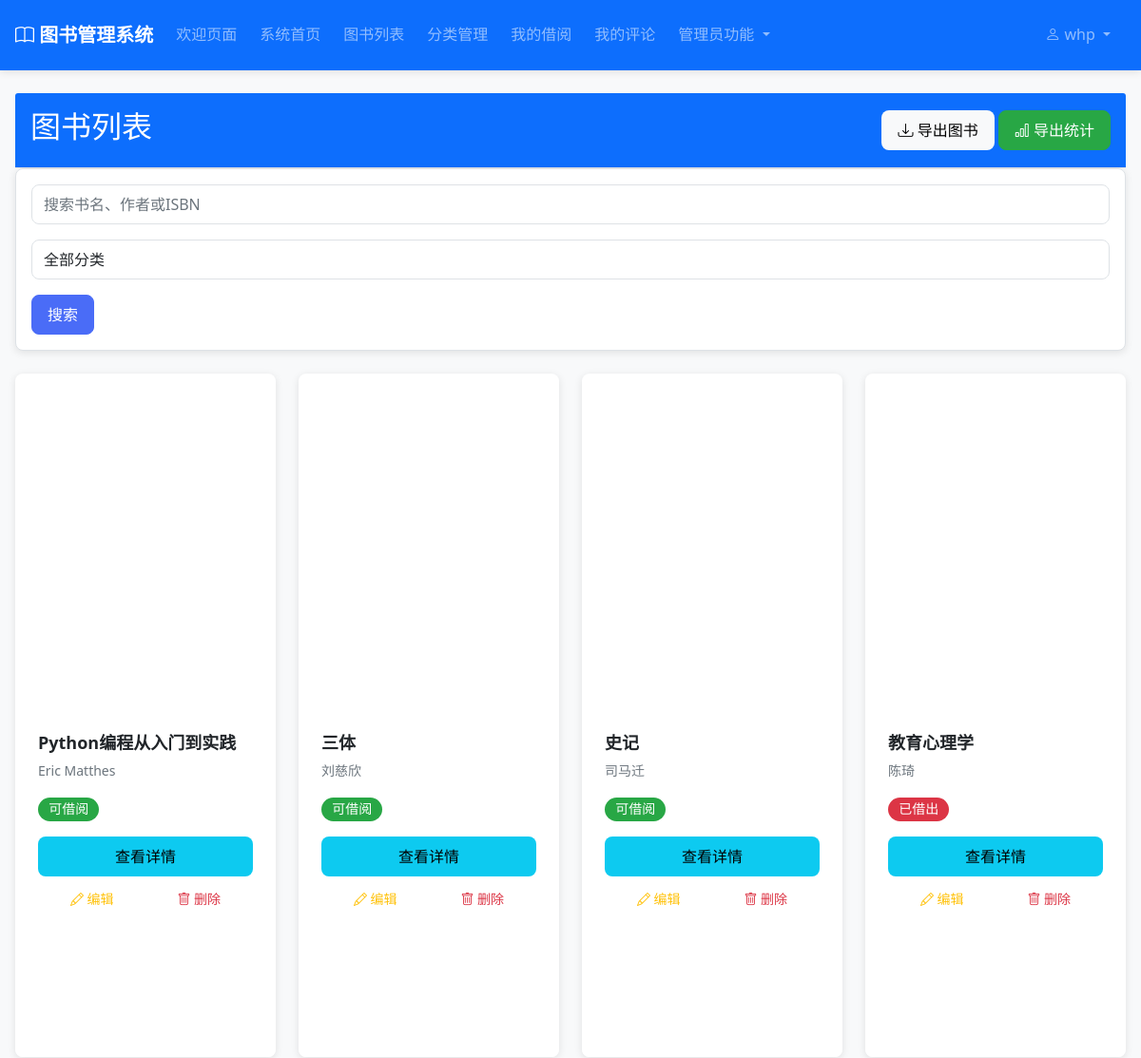
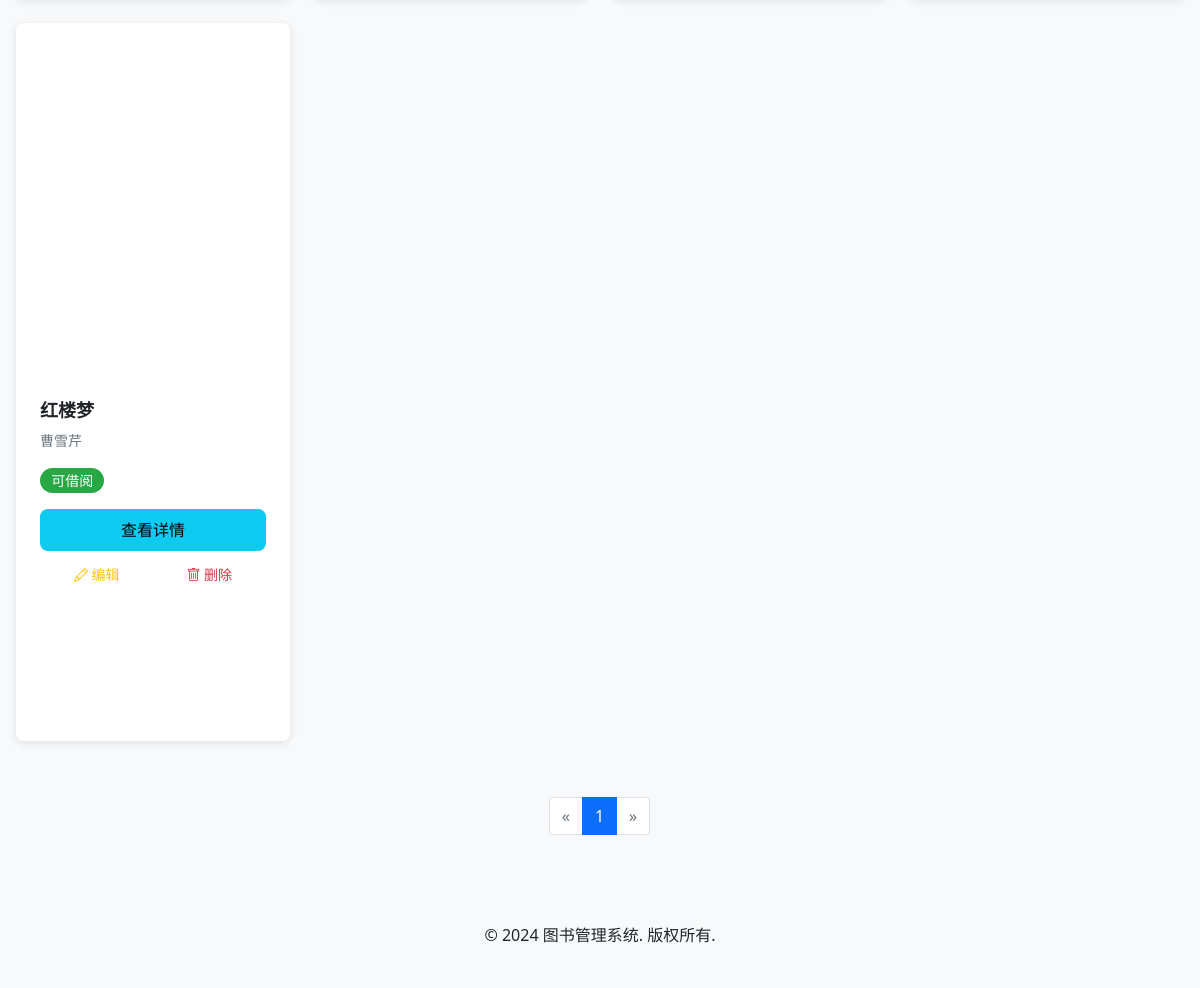
Page /books/list/ (signed in) on the committed database (2 pictures, top to bottom).
### accounts/models.py (models this page shows, shortened)
class CustomUser(AbstractUser):
    ROLE_CHOICES = [
        ('admin', '管理员'),
        ('user', '普通用户'),
    ]
    role = models.CharField(max_length=10, choices=ROLE_CHOICES, default='user', verbose_name='角色')
    phone = models.CharField(max_length=20, blank=True, null=True, verbose_name='电话')
    address = models.TextField(blank=True, null=True, verbose_name='地址')
    birth_date = models.DateField(blank=True, null=True, verbose_name='出生日期')
    created_at = models.DateTimeField(auto_now_add=True, verbose_name='创建时间')
    updated_at = models.DateTimeField(auto_now=True, verbose_name='更新时间')
    class Meta:
        verbose_name = '用户'
        verbose_name_plural = '用户'
    @property
    def is_admin(self):
        return self.role == 'admin'

### books/models.py (models this page shows, shortened)
class Book(models.Model):
    STATUS_CHOICES = [
        ('available', '可借阅'),
        ('borrowed', '已借出'),
        ('maintenance', '维护中'),
        ('lost', '丢失'),
    ]
    title = models.CharField(max_length=200, verbose_name='书名')
    author = models.CharField(max_length=100, verbose_name='作者')
    isbn = models.CharField(max_length=20, unique=True, verbose_name='ISBN')
    publisher = models.CharField(max_length=100, blank=True, null=True, verbose_name='出版社')
    publication_date = models.DateField(blank=True, null=True, verbose_name='出版日期')
    category = models.ForeignKey(Category, on_delete=models.PROTECT, null=True, blank=True, verbose_name='分类')
    description = models.TextField(blank=True, null=True, verbose_name='描述')
    cover_image = models.ImageField(upload_to='book_covers/', blank=True, null=True, verbose_name='封面图片')
    total_copies = models.PositiveIntegerField(default=1, verbose_name='总册数')
    available_copies = models.PositiveIntegerField(default=1, verbose_name='可借册数')
    location = models.CharField(max_length=50, blank=True, null=True, verbose_name='书架位置')
    status = models.CharField(max_length=20, choices=STATUS_CHOICES, default='available', verbose_name='状态')
    created_at = models.DateTimeField(auto_now_add=True, verbose_name='创建时间')
    updated_at = models.DateTimeField(auto_now=True, verbose_name='更新时间')
    class Meta:
        verbose_name = '图书'
        verbose_name_plural = '图书'
    @property
    def cover_image_url(self):
        if self.cover_image and hasattr(self.cover_image, 'url'):
            try:
                import os
                from django.conf import settings
                image_path = os.path.join(settings.MEDIA_ROOT, self.cover_image.name)
                if os.path.exists(image_path):
                    return self.cover_image.url
            except:
                pass
        return static('images/default-book-cover.png')

### books/views.py (the view)
# urls.py: path('list/', views.book_list, name='book_list'),
@login_required
def book_list(request):
    query = request.GET.get('q', '')
    category_id = request.GET.get('category', '')
    page_number = request.GET.get('page', 1)
    try:
        cache.clear('books')
    except Exception:
        pass  # 如果缓存清理失败，继续执行
    books = Book.objects.all().order_by('title')
    if query:
        books = books.filter(
            Q(title__icontains=query) |
            Q(author__icontains=query) |
            Q(isbn__icontains=query)
        )
    if category_id:
        books = books.filter(category_id=category_id)
    paginator = Paginator(books, 12)
    try:
        page_number = int(page_number)
    except (ValueError, TypeError):
        page_number = 1
    page_obj = paginator.get_page(page_number)
    categories = list(Book.objects.values('category__name', 'category__id').filter(category__isnull=False).distinct())
    return render(request, 'books/book_list.html', {
        'page_obj': page_obj,
        'query': query,
        'selected_category': category_id,
        'categories': categories
    })

### library_management/cache.py (called while the page is built)
    def clear(self, namespace: Optional[str] = None) -> None:
        with self._lock:
            if namespace:
                namespace_prefix = f"{namespace}:"
                keys_to_delete = [k for k in self._cache.keys() if k.startswith(namespace_prefix)]
                for key in keys_to_delete:
                    del self._cache[key]
                    if key in self._lru:
                        del self._lru[key]
                    self._stats['deletes'] += 1
            else:
                self._cache.clear()
                self._lru.clear()
                self._stats['deletes'] += len(self._cache)

### templates/books/book_list.html (shortened to what this page needs)
{% extends 'base.html' %}
{% block content %}
<div class="container mt-4">
    <div class="card-header bg-primary text-white d-flex justify-content-between align-items-center">
        <h2>图书列表</h2>
        {% if user.is_admin %}
        <div>
            <a href="{% url 'books:export_books' %}" class="btn btn-light">
                <i class="bi bi-download"></i> 导出图书
            </a>
            <a href="{% url 'books:export_statistics' %}" class="btn btn-success">
                <i class="bi bi-bar-chart"></i> 导出统计
            </a>
        </div>
        {% endif %}
    </div>
    <div class="card mb-4">
        <div class="card-body">
            <form method="get" class="form-inline">
                <div class="form-group mr-2">
                    <input type="text" name="q" value="{{ request.GET.q }}" placeholder="搜索书名、作者或ISBN" class="form-control">
                </div>
                <div class="form-group mr-2">
                    <select name="category" class="form-control">
                        <option value="">全部分类</option>
                    </select>
                </div>
                <button type="submit" class="btn btn-primary">搜索</button>
            </form>
        </div>
    </div>
    {% if page_obj %}
    <div class="row">
        {% for book in page_obj %}
        {% if book.id %}
        <div class="col-md-3 mb-4">
            <div class="card book-card">
                <div class="card-body">
                    <h5 class="card-title">{{ book.title }}</h5>
                    <p class="card-text text-muted">{{ book.author }}</p>
                    <p class="card-text">
                        {% if book.available_copies > 0 %}
                        <span class="badge badge-success">可借阅</span>
                        {% else %}
                        <span class="badge badge-danger">已借出</span>
                        {% endif %}
                    </p>
                    <div class="d-grid gap-2">
                        <a href="{% url 'books:book_detail' book.id %}" class="btn btn-info">查看详情</a>
                        {% if user.is_authenticated and user.is_admin %}
                        <div class="btn-group" role="group">
                            <a href="{% url 'books:book_update' book.id %}" class="btn btn-outline-warning btn-sm">
                                <i class="bi bi-pencil"></i> 编辑
                            </a>
                            <a href="{% url 'books:book_delete' book.id %}" class="btn btn-outline-danger btn-sm">
                                <i class="bi bi-trash"></i> 删除
                            </a>
                        </div>
                        {% endif %}
                    </div>
                </div>
            </div>
        </div>
        {% endif %}
        {% endfor %}
    </div>
    <nav aria-label="Page navigation" class="mt-4">
        <ul class="pagination justify-content-center">
            {% if page_obj.has_previous %}
            <li class="page-item">
                <a class="page-link" href="?page={{ page_obj.previous_page_number }}{% if request.GET.q %}&q={{ request.GET.q }}{% endif %}{% if request.GET.category %}&category={{ request.GET.category }}{% endif %}" aria-label="Previous">
                    <span aria-hidden="true">&laquo;</span>
                </a>
            </li>
            {% else %}
            <li class="page-item disabled">
                <a class="page-link" href="#" aria-label="Previous">
                    <span aria-hidden="true">&laquo;</span>
                </a>
            </li>
            {% endif %}
            {% for num in page_obj.paginator.page_range %}
            {% if page_obj.number == num %}
            <li class="page-item active">
                <a class="page-link" href="?page={{ num }}{% if request.GET.q %}&q={{ request.GET.q }}{% endif %}{% if request.GET.category %}&category={{ request.GET.category }}{% endif %}">{{ num }}</a>
            </li>
            {% else %}
            <li class="page-item">
                <a class="page-link" href="?page={{ num }}{% if request.GET.q %}&q={{ request.GET.q }}{% endif %}{% if request.GET.category %}&category={{ request.GET.category }}{% endif %}">{{ num }}</a>
            </li>
            {% endif %}
            {% endfor %}
            {% if page_obj.has_next %}
            <li class="page-item">
                <a class="page-link" href="?page={{ page_obj.next_page_number }}{% if request.GET.q %}&q={{ request.GET.q }}{% endif %}{% if request.GET.category %}&category={{ request.GET.category }}{% endif %}" aria-label="Next">
                    <span aria-hidden="true">&raquo;</span>
                </a>
            </li>
            {% else %}
            <li class="page-item disabled">
                <a class="page-link" href="#" aria-label="Next">
                    <span aria-hidden="true">&raquo;</span>
                </a>
            </li>
            {% endif %}
        </ul>
    </nav>
    {% else %}
    <div class="alert alert-info" role="alert">
        没有找到符合条件的图书
    </div>
    {% endif %}
</div>
{% endblock %}

### templates/base.html (shortened to what this page needs)
<!DOCTYPE html>
<html lang="zh-hans">
<head>
    <link href="https://cdn.jsdelivr.net/npm/bootstrap@5.1.3/dist/css/bootstrap.min.css"
          rel="stylesheet"
>
    <link href="https://cdn.jsdelivr.net/npm/bootstrap-icons@1.7.2/font/bootstrap-icons.min.css" rel="stylesheet">
    {% load static %}
    <link rel="stylesheet" href="{% static 'css/style.css' %}?v=1.0">
</head>
<body class="d-flex flex-column min-vh-100">
    <nav class="navbar navbar-expand-lg navbar-dark bg-primary">
        <div class="container">
            <a class="navbar-brand" href="{% url 'welcome' %}">
                <i class="bi bi-book"></i> 图书管理系统
            </a>
            <div class="collapse navbar-collapse" id="navbarNav">
                <ul class="navbar-nav">
                    <li class="nav-item active">
                        <a class="nav-link" href="{% url 'welcome' %}">欢迎页面</a>
                    </li>
                    {% if user.is_authenticated %}
                    <li class="nav-item">
                        <a class="nav-link" href="{% url 'home' %}">系统首页</a>
                    </li>
                    {% endif %}
                    <li class="nav-item">
                        <a class="nav-link" href="{% url 'books:book_list' %}">图书列表</a>
                    </li>
                    <li class="nav-item">
                        <a class="nav-link" href="{% url 'categories:category_list' %}">分类管理</a>
                    </li>
                    {% if user.is_authenticated %}
                    <li class="nav-item">
                        <a class="nav-link" href="{% url 'borrowing:my_records' %}">我的借阅</a>
                    </li>
                    <li class="nav-item">
                        <a class="nav-link" href="{% url 'reviews:my_reviews' %}">我的评论</a>
                    </li>
                    {% endif %}
                    {% if user.is_admin %}
                    <li class="nav-item dropdown">
                        <a class="nav-link dropdown-toggle" href="#" id="adminDropdown" role="button" data-bs-toggle="dropdown" aria-expanded="false">
                            管理员功能
                        </a>
                    </li>
                    {% endif %}
                </ul>
                <ul class="navbar-nav ms-auto">
                    {% if user.is_authenticated %}
                    <li class="nav-item dropdown">
                        <a class="nav-link dropdown-toggle" href="#" id="userDropdown" role="button" data-bs-toggle="dropdown" aria-expanded="false">
                            <i class="bi bi-person"></i> {{ user.username }}
                        </a>
                    </li>
                    {% endif %}
                </ul>
            </div>
        </div>
    </nav>
    <main class="flex-grow-1">
        {% block content %}
        {% endblock %}
    </main>
    <footer class="bg-light mt-5 py-4">
        <div class="container text-center">
            <p>&copy; 2024 图书管理系统. 版权所有.</p>
        </div>
    </footer>
</body>
</html>

### rows in the picture
CustomUser: username "whp"
Book: title "Python编程从入门到实践", author "Eric Matthes", available_copies "可借阅"
Book: title "三体", author "刘慈欣", available_copies "可借阅"
Book: title "史记", author "司马迁", available_copies "可借阅"
Book: title "教育心理学", author "陈琦", available_copies "已借出"
Book: title "红楼梦", author "曹雪芹", available_copies "可借阅"

### other values in the picture
{{ num }} "1"
